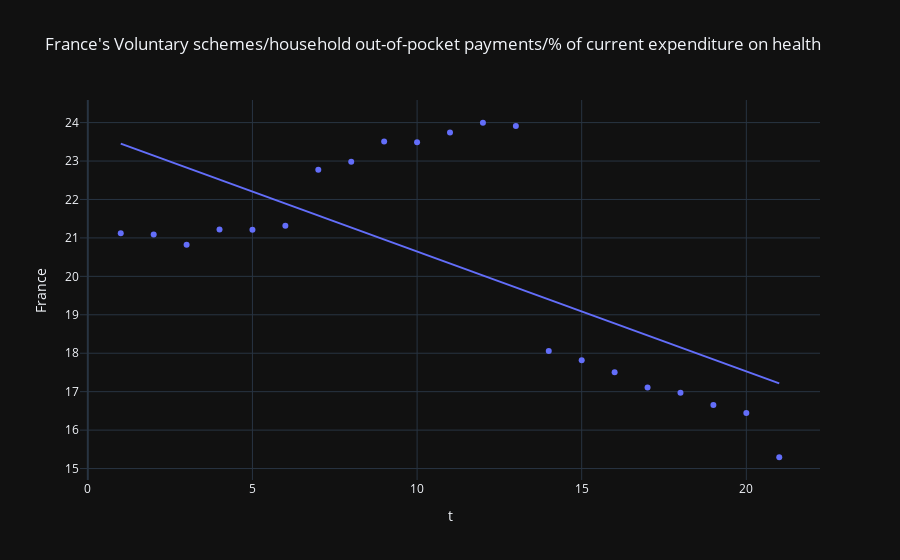
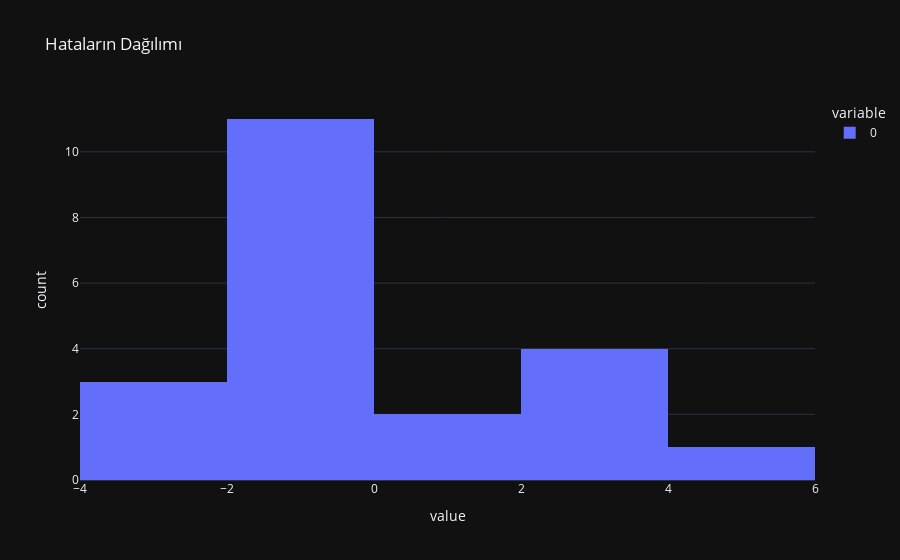
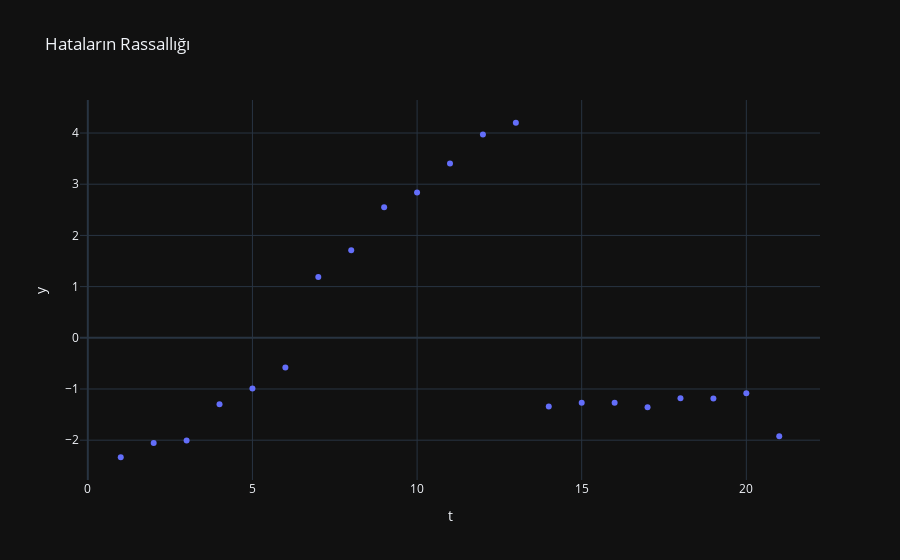
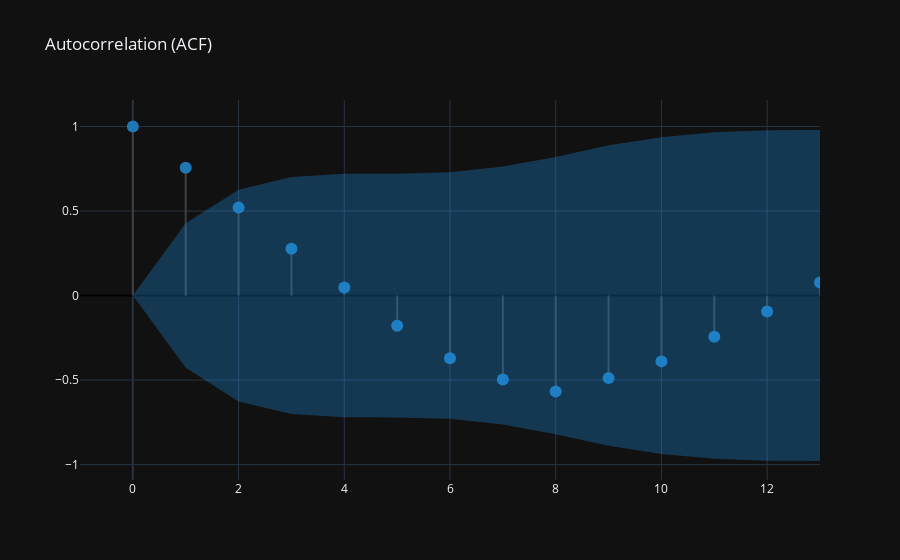

Write notebook code for charts like these, in order.
### Code cell
for country in country_name:
    print("###########################")
    print(f"{country}'nin Zaman Serisi Analizi")
    print("###########################")

    trendlin = express.scatter(
        df_2,
        x="t",
        y=f"{country}",
        title=f"{country}'s Voluntary schemes/household out-of-pocket payments/% of current expenditure on health",
        trendline = "ols"
    )

    trendlin.show()
    linear_model = ols(f"{country} ~ t", data=df_2).fit()
    print(linear_model.summary())
    print(" ", end="\n")
    print("###########################")
    print("Verinin Durağanlık Kontrolü", end="\n\n")
    print("H0: Seri durağan değildir.")
    print("H1: Seri durağandır.", end="\n\n")
    adfullerx = adfuller(df_2[[f"{country}"]])
    print(f'Test Stat = {round(adfullerx[0], 4)}, p-value = {round(adfullerx[1], 4)}')

    if adfullerx[1]<0.05:
        print("p-value 0.05'ten küçüktür. H0 hipotezi reddedilmiştir. Yani seri durağandır.")
    elif adfullerx[1]>0.05:
        print("p-value 0.05'ten büyüktür. H0 hipotezi reddedilememiştir. Yani seri durağan değildir.", end="\n\n")
    print("###########################")
    print("Hataların Normal Dağılması", end="\n\n")
    residual_values = linear_model.resid

    print("H0: Normal dağılım varsayımı sağlanmaktadır.")
    print("H1: Normal dağılım varsayımı sağlanmamaktadır.", end="\n\n")

    test_stat, pvalue = stats.shapiro(residual_values)
    print(f'Test Stat = {round(test_stat, 4)}, p-value = {round(pvalue, 4)}')
    if pvalue<0.05:
        print("p-value 0.05'ten küçüktür. H0 hipotezi reddedilmiştir. Hatalar normal dağılmamıştır.")
    elif pvalue>0.05:
        print("p-value 0.05'ten büyüktür. H0 hipotezi reddedilememiştir. Yani hatalar normal dağılmıştır.", end="\n\n")
    hist = express.histogram(residual_values, title="Hataların Dağılımı")
    hist.show()

    print("###########################")
    print("Hataların Rassallığı", end="\n\n")

    print("     Hataların Durağanlığı", end="\n\n")

    adfullery = adfuller(residual_values)
    print(f'Test Stat = {round(adfullery[0], 4)}, p-value = {round(adfullery[1], 4)}')

    if adfullery[1]<0.05:
        print("p-value 0.05'ten küçüktür. H0 hipotezi reddedilmiştir. Hatalar durağandır.")
    elif adfullery[1]>0.05:
        print("p-value 0.05'ten büyüktür. H0 hipotezi reddedilememiştir. Yani hatalar durağan değildir.", end="\n\n")

    resid_scatter = express.scatter(
        df_2,
        x="t",
        y=residual_values,
        title="Hataların Rassallığı"
    )

    resid_scatter.show()


    print("     Hataların Otokorelasyonu", end="\n\n")

    print("Ljung-Box q istatistiğinin Hipotezleri")
    print("H0: Veriler bağımsız (random) olarak dağılmıştır.")
    print("H1: Veriler bağımsız (random) olarak dağılmamıştır.", end="\n\n")

    acf_df = pd.DataFrame(pd.DataFrame(acf(residual_values, qstat=True)).T)
    acf_df.columns = ["ACF", "Ljung-Box q statistic", "p-value"]
    display(acf_df[1:6])

    create_corr_plot(residual_values)

### Figure 1 — Plotly figure (JSON) as saved in the notebook; plotly's stock layout.template omitted (floating-point values rounded to 4 significant figures)
{"data": [{"hovertemplate": "t=%{x}<br>France=%{y}<extra></extra>", "legendgroup": "", "marker": {"color": "#636efa", "symbol": "circle"}, "mode": "markers", "name": "", "orientation": "v", "showlegend": false, "type": "scatter", "x": [1, 2, 3, 4, 5, 6, 7, 8, 9, 10, 11, 12, 13, 14, 15, 16, 17, 18, 19, 20, 21], "xaxis": "x", "y": [21.12, 21.09, 20.82, 21.22, 21.21, 21.32, 22.77, 22.98, 23.51, 23.49, 23.74, 24.0, 23.91, 18.06, 17.82, 17.51, 17.11, 16.97, 16.66, 16.45, 15.29], "yaxis": "y"}, {"hovertemplate": "<b>OLS trendline</b><br>France = -0.311796 * t + 23.7648<br>R<sup>2</sup>=0.440325<br><br>t=%{x}<br>France=%{y} <b>(trend)</b><extra></extra>", "legendgroup": "", "marker": {"color": "#636efa", "symbol": "circle"}, "mode": "lines", "name": "", "showlegend": false, "type": "scatter", "x": [1, 2, 3, 4, 5, 6, 7, 8, 9, 10, 11, 12, 13, 14, 15, 16, 17, 18, 19, 20, 21], "xaxis": "x", "y": [23.45, 23.14, 22.83, 22.52, 22.21, 21.89, 21.58, 21.27, 20.96, 20.65, 20.34, 20.02, 19.71, 19.4, 19.09, 18.78, 18.46, 18.15, 17.84, 17.53, 17.22], "yaxis": "y"}], "layout": {"legend": {"tracegroupgap": 0}, "title": {"text": "France's Voluntary schemes/household out-of-pocket payments/% of current expenditure on health"}, "xaxis": {"anchor": "y", "domain": [0, 1], "title": {"text": "t"}}, "yaxis": {"anchor": "x", "domain": [0, 1], "title": {"text": "France"}}}}

### Figure 2 — Plotly figure (JSON) as saved in the notebook; plotly's stock layout.template omitted (floating-point values rounded to 4 significant figures)
{"data": [{"alignmentgroup": "True", "bingroup": "x", "hovertemplate": "variable=0<br>value=%{x}<br>count=%{y}<extra></extra>", "legendgroup": "0", "marker": {"color": "#636efa", "pattern": {"shape": ""}}, "name": "0", "offsetgroup": "0", "orientation": "v", "showlegend": true, "type": "histogram", "x": [-2.333, -2.053, -2.004, -1.296, -0.9918, -0.579, 1.19, 1.709, 2.55, 2.84, 3.406, 3.973, 4.201, -1.344, -1.271, -1.27, -1.358, -1.178, -1.186, -1.081, -1.923], "xaxis": "x", "yaxis": "y"}], "layout": {"barmode": "relative", "legend": {"title": {"text": "variable"}, "tracegroupgap": 0}, "title": {"text": "Hataların Dağılımı"}, "xaxis": {"anchor": "y", "domain": [0, 1], "title": {"text": "value"}}, "yaxis": {"anchor": "x", "domain": [0, 1], "title": {"text": "count"}}}}

### Figure 3 — Plotly figure (JSON) as saved in the notebook; plotly's stock layout.template omitted (floating-point values rounded to 4 significant figures)
{"data": [{"hovertemplate": "t=%{x}<br>y=%{y}<extra></extra>", "legendgroup": "", "marker": {"color": "#636efa", "symbol": "circle"}, "mode": "markers", "name": "", "orientation": "v", "showlegend": false, "type": "scatter", "x": [1, 2, 3, 4, 5, 6, 7, 8, 9, 10, 11, 12, 13, 14, 15, 16, 17, 18, 19, 20, 21], "xaxis": "x", "y": [-2.333, -2.053, -2.004, -1.296, -0.9918, -0.579, 1.19, 1.709, 2.55, 2.84, 3.406, 3.973, 4.201, -1.344, -1.271, -1.27, -1.358, -1.178, -1.186, -1.081, -1.923], "yaxis": "y"}], "layout": {"legend": {"tracegroupgap": 0}, "title": {"text": "Hataların Rassallığı"}, "xaxis": {"anchor": "y", "domain": [0, 1], "title": {"text": "t"}}, "yaxis": {"anchor": "x", "domain": [0, 1], "title": {"text": "y"}}}}

### Figure 4 — Plotly figure (JSON) as saved in the notebook; plotly's stock layout.template omitted (floating-point values rounded to 4 significant figures)
{"data": [{"line": {"color": "#3f3f3f"}, "mode": "lines", "showlegend": false, "type": "scatter", "x": [0, 0], "y": [0, 1]}, {"line": {"color": "#3f3f3f"}, "mode": "lines", "showlegend": false, "type": "scatter", "x": [1, 1], "y": [0, 0.7563]}, {"line": {"color": "#3f3f3f"}, "mode": "lines", "showlegend": false, "type": "scatter", "x": [2, 2], "y": [0, 0.5201]}, {"line": {"color": "#3f3f3f"}, "mode": "lines", "showlegend": false, "type": "scatter", "x": [3, 3], "y": [0, 0.2772]}, {"line": {"color": "#3f3f3f"}, "mode": "lines", "showlegend": false, "type": "scatter", "x": [4, 4], "y": [0, 0.0469]}, {"line": {"color": "#3f3f3f"}, "mode": "lines", "showlegend": false, "type": "scatter", "x": [5, 5], "y": [0, -0.1787]}, {"line": {"color": "#3f3f3f"}, "mode": "lines", "showlegend": false, "type": "scatter", "x": [6, 6], "y": [0, -0.3709]}, {"line": {"color": "#3f3f3f"}, "mode": "lines", "showlegend": false, "type": "scatter", "x": [7, 7], "y": [0, -0.4966]}, {"line": {"color": "#3f3f3f"}, "mode": "lines", "showlegend": false, "type": "scatter", "x": [8, 8], "y": [0, -0.568]}, {"line": {"color": "#3f3f3f"}, "mode": "lines", "showlegend": false, "type": "scatter", "x": [9, 9], "y": [0, -0.4885]}, {"line": {"color": "#3f3f3f"}, "mode": "lines", "showlegend": false, "type": "scatter", "x": [10, 10], "y": [0, -0.3895]}, {"line": {"color": "#3f3f3f"}, "mode": "lines", "showlegend": false, "type": "scatter", "x": [11, 11], "y": [0, -0.2433]}, {"line": {"color": "#3f3f3f"}, "mode": "lines", "showlegend": false, "type": "scatter", "x": [12, 12], "y": [0, -0.09439]}, {"line": {"color": "#3f3f3f"}, "mode": "lines", "showlegend": false, "type": "scatter", "x": [13, 13], "y": [0, 0.07707]}, {"marker": {"color": "#1f77b4", "size": 12}, "mode": "markers", "showlegend": false, "type": "scatter", "x": [0, 1, 2, 3, 4, 5, 6, 7, 8, 9, 10, 11, 12, 13], "y": [1, 0.7563, 0.5201, 0.2772, 0.0469, -0.1787, -0.3709, -0.4966, -0.568, -0.4885, -0.3895, -0.2433, -0.09439, 0.07707]}, {"line": {"color": "rgba(255,255,255,0)"}, "mode": "lines", "showlegend": false, "type": "scatter", "x": [0, 1, 2, 3, 4, 5, 6, 7, 8, 9, 10, 11, 12, 13], "y": [0, 0.4277, 0.6263, 0.7008, 0.7206, 0.7212, 0.7292, 0.7629, 0.8199, 0.889, 0.9368, 0.966, 0.9772, 0.9788]}, {"fill": "tonexty", "fillcolor": "rgba(32, 146, 230,0.3)", "line": {"color": "rgba(255,255,255,0)"}, "mode": "lines", "showlegend": false, "type": "scatter", "x": [0, 1, 2, 3, 4, 5, 6, 7, 8, 9, 10, 11, 12, 13], "y": [0, -0.4277, -0.6263, -0.7008, -0.7206, -0.7212, -0.7292, -0.7629, -0.8199, -0.889, -0.9368, -0.966, -0.9772, -0.9788]}], "layout": {"title": {"text": "Autocorrelation (ACF)"}, "xaxis": {"range": [-1, 13]}, "yaxis": {"zerolinecolor": "#000000"}}}
